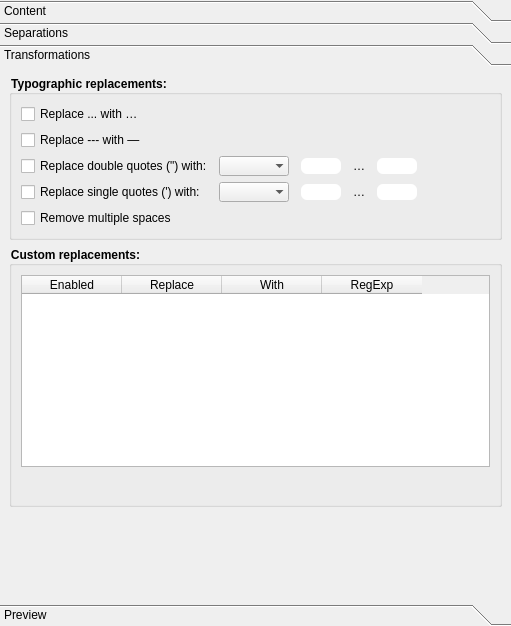
<?xml version="1.0" encoding="UTF-8"?>
<ui version="4.0">
 <class>exporterSettings</class>
 <widget class="QWidget" name="exporterSettings">
  <property name="geometry">
   <rect>
    <x>0</x>
    <y>0</y>
    <width>511</width>
    <height>626</height>
   </rect>
  </property>
  <property name="windowTitle">
   <string>Form</string>
  </property>
  <layout class="QVBoxLayout" name="verticalLayout_2">
   <property name="spacing">
    <number>10</number>
   </property>
   <property name="leftMargin">
    <number>0</number>
   </property>
   <property name="topMargin">
    <number>0</number>
   </property>
   <property name="rightMargin">
    <number>0</number>
   </property>
   <property name="bottomMargin">
    <number>0</number>
   </property>
   <item>
    <widget class="QToolBox" name="toolBox">
     <property name="currentIndex">
      <number>2</number>
     </property>
     <property name="tabSpacing">
      <number>0</number>
     </property>
     <widget class="QWidget" name="content">
      <property name="geometry">
       <rect>
        <x>0</x>
        <y>0</y>
        <width>349</width>
        <height>842</height>
       </rect>
      </property>
      <attribute name="label">
       <string>Content</string>
      </attribute>
      <layout class="QVBoxLayout" name="verticalLayout_5">
       <item>
        <widget class="QLabel" name="label">
         <property name="text">
          <string>Decide here what will be included in the final export.</string>
         </property>
        </widget>
       </item>
       <item>
        <widget class="QTableWidget" name="tblContent">
         <property name="sizePolicy">
          <sizepolicy hsizetype="Expanding" vsizetype="Fixed">
           <horstretch>0</horstretch>
           <verstretch>0</verstretch>
          </sizepolicy>
         </property>
         <property name="editTriggers">
          <set>QAbstractItemView::NoEditTriggers</set>
         </property>
         <property name="alternatingRowColors">
          <bool>true</bool>
         </property>
         <property name="selectionBehavior">
          <enum>QAbstractItemView::SelectRows</enum>
         </property>
         <attribute name="horizontalHeaderMinimumSectionSize">
          <number>75</number>
         </attribute>
         <attribute name="verticalHeaderVisible">
          <bool>false</bool>
         </attribute>
         <column>
          <property name="text">
           <string>Type</string>
          </property>
         </column>
         <column>
          <property name="text">
           <string>Title</string>
          </property>
         </column>
         <column>
          <property name="text">
           <string>Text</string>
          </property>
         </column>
        </widget>
       </item>
       <item>
        <layout class="QHBoxLayout" name="horizontalLayout_8">
         <item>
          <spacer name="horizontalSpacer_8">
           <property name="orientation">
            <enum>Qt::Horizontal</enum>
           </property>
           <property name="sizeHint" stdset="0">
            <size>
             <width>40</width>
             <height>20</height>
            </size>
           </property>
          </spacer>
         </item>
         <item>
          <widget class="QCheckBox" name="chkContentMore">
           <property name="text">
            <string>I need more granularity</string>
           </property>
          </widget>
         </item>
        </layout>
       </item>
       <item>
        <widget class="collapsibleGroupBox2" name="grpContentFilters">
         <property name="title">
          <string>Fi&amp;lters</string>
         </property>
         <property name="checkable">
          <bool>true</bool>
         </property>
         <layout class="QFormLayout" name="formLayout_2">
          <property name="rowWrapPolicy">
           <enum>QFormLayout::WrapLongRows</enum>
          </property>
          <property name="labelAlignment">
           <set>Qt::AlignLeading|Qt::AlignLeft|Qt::AlignVCenter</set>
          </property>
          <item row="0" column="0" colspan="2">
           <widget class="QLabel" name="label_2">
            <property name="text">
             <string>&lt;html&gt;&lt;head/&gt;&lt;body&gt;&lt;p&gt;Filters what items will be included in the final export.&lt;br/&gt;&lt;span style=&quot; color:#773333;&quot;&gt;(Not fully implemented yet.)&lt;/span&gt;&lt;/p&gt;&lt;/body&gt;&lt;/html&gt;</string>
            </property>
           </widget>
          </item>
          <item row="1" column="0" colspan="2">
           <widget class="QCheckBox" name="chkContentIgnoreCompile">
            <property name="text">
             <string>Ignore compile status (include all items)</string>
            </property>
           </widget>
          </item>
          <item row="2" column="0">
           <widget class="QCheckBox" name="chkContentParent">
            <property name="text">
             <string>Subitems of:</string>
            </property>
           </widget>
          </item>
          <item row="2" column="1">
           <widget class="QComboBox" name="cmbContentParent">
            <property name="frame">
             <bool>false</bool>
            </property>
           </widget>
          </item>
          <item row="3" column="0">
           <widget class="QCheckBox" name="chkContentLabels">
            <property name="text">
             <string>Labels</string>
            </property>
           </widget>
          </item>
          <item row="4" column="0">
           <widget class="QCheckBox" name="chkContentStatus">
            <property name="text">
             <string>Status</string>
            </property>
           </widget>
          </item>
          <item row="3" column="1">
           <widget class="QListWidget" name="lstContentLabels">
            <property name="sizePolicy">
             <sizepolicy hsizetype="Expanding" vsizetype="Preferred">
              <horstretch>0</horstretch>
              <verstretch>0</verstretch>
             </sizepolicy>
            </property>
           </widget>
          </item>
          <item row="4" column="1">
           <widget class="QListWidget" name="lstContentStatus">
            <property name="sizePolicy">
             <sizepolicy hsizetype="Expanding" vsizetype="Preferred">
              <horstretch>0</horstretch>
              <verstretch>0</verstretch>
             </sizepolicy>
            </property>
           </widget>
          </item>
         </layout>
        </widget>
       </item>
       <item>
        <spacer name="verticalSpacer_3">
         <property name="orientation">
          <enum>Qt::Vertical</enum>
         </property>
         <property name="sizeHint" stdset="0">
          <size>
           <width>20</width>
           <height>40</height>
          </size>
         </property>
        </spacer>
       </item>
      </layout>
     </widget>
     <widget class="QWidget" name="separations">
      <property name="geometry">
       <rect>
        <x>0</x>
        <y>0</y>
        <width>173</width>
        <height>336</height>
       </rect>
      </property>
      <attribute name="label">
       <string>Separations</string>
      </attribute>
      <layout class="QVBoxLayout" name="verticalLayout_8">
       <item>
        <widget class="QLabel" name="label_3">
         <property name="font">
          <font>
           <weight>75</weight>
           <bold>true</bold>
          </font>
         </property>
         <property name="text">
          <string>Between folders:</string>
         </property>
        </widget>
       </item>
       <item>
        <layout class="QHBoxLayout" name="horizontalLayout">
         <item>
          <spacer name="horizontalSpacer">
           <property name="orientation">
            <enum>Qt::Horizontal</enum>
           </property>
           <property name="sizeType">
            <enum>QSizePolicy::Preferred</enum>
           </property>
           <property name="sizeHint" stdset="0">
            <size>
             <width>20</width>
             <height>20</height>
            </size>
           </property>
          </spacer>
         </item>
         <item>
          <layout class="QVBoxLayout" name="verticalLayout">
           <item>
            <widget class="QPushButton" name="pushButton_4">
             <property name="enabled">
              <bool>true</bool>
             </property>
             <property name="minimumSize">
              <size>
               <width>16</width>
               <height>16</height>
              </size>
             </property>
             <property name="maximumSize">
              <size>
               <width>16</width>
               <height>16</height>
              </size>
             </property>
             <property name="text">
              <string/>
             </property>
             <property name="icon">
              <iconset theme="folder">
               <normaloff>.</normaloff>.</iconset>
             </property>
             <property name="flat">
              <bool>true</bool>
             </property>
            </widget>
           </item>
           <item>
            <widget class="Line" name="line">
             <property name="orientation">
              <enum>Qt::Horizontal</enum>
             </property>
            </widget>
           </item>
           <item>
            <widget class="QPushButton" name="pushButton">
             <property name="enabled">
              <bool>true</bool>
             </property>
             <property name="minimumSize">
              <size>
               <width>16</width>
               <height>16</height>
              </size>
             </property>
             <property name="maximumSize">
              <size>
               <width>16</width>
               <height>16</height>
              </size>
             </property>
             <property name="text">
              <string/>
             </property>
             <property name="icon">
              <iconset theme="folder">
               <normaloff>.</normaloff>.</iconset>
             </property>
             <property name="flat">
              <bool>true</bool>
             </property>
            </widget>
           </item>
          </layout>
         </item>
         <item>
          <widget class="QComboBox" name="cmbSepFF">
           <item>
            <property name="text">
             <string>Empty line</string>
            </property>
           </item>
           <item>
            <property name="text">
             <string>Custom</string>
            </property>
           </item>
          </widget>
         </item>
         <item>
          <widget class="QLineEdit" name="txtSepFF">
           <property name="enabled">
            <bool>false</bool>
           </property>
           <property name="text">
            <string notr="true">\n</string>
           </property>
          </widget>
         </item>
        </layout>
       </item>
       <item>
        <widget class="QLabel" name="label_4">
         <property name="font">
          <font>
           <weight>75</weight>
           <bold>true</bold>
          </font>
         </property>
         <property name="text">
          <string>Between texts:</string>
         </property>
        </widget>
       </item>
       <item>
        <layout class="QHBoxLayout" name="horizontalLayout_2">
         <item>
          <spacer name="horizontalSpacer_2">
           <property name="orientation">
            <enum>Qt::Horizontal</enum>
           </property>
           <property name="sizeType">
            <enum>QSizePolicy::Preferred</enum>
           </property>
           <property name="sizeHint" stdset="0">
            <size>
             <width>20</width>
             <height>20</height>
            </size>
           </property>
          </spacer>
         </item>
         <item>
          <layout class="QVBoxLayout" name="verticalLayout_3">
           <item>
            <widget class="QPushButton" name="pushButton_5">
             <property name="enabled">
              <bool>true</bool>
             </property>
             <property name="minimumSize">
              <size>
               <width>16</width>
               <height>16</height>
              </size>
             </property>
             <property name="maximumSize">
              <size>
               <width>16</width>
               <height>16</height>
              </size>
             </property>
             <property name="text">
              <string/>
             </property>
             <property name="icon">
              <iconset theme="text-x-generic">
               <normaloff>.</normaloff>.</iconset>
             </property>
             <property name="flat">
              <bool>true</bool>
             </property>
            </widget>
           </item>
           <item>
            <widget class="Line" name="line_2">
             <property name="orientation">
              <enum>Qt::Horizontal</enum>
             </property>
            </widget>
           </item>
           <item>
            <widget class="QPushButton" name="pushButton_6">
             <property name="enabled">
              <bool>true</bool>
             </property>
             <property name="minimumSize">
              <size>
               <width>16</width>
               <height>16</height>
              </size>
             </property>
             <property name="maximumSize">
              <size>
               <width>16</width>
               <height>16</height>
              </size>
             </property>
             <property name="text">
              <string/>
             </property>
             <property name="icon">
              <iconset theme="text-x-generic">
               <normaloff>.</normaloff>.</iconset>
             </property>
             <property name="flat">
              <bool>true</bool>
             </property>
            </widget>
           </item>
          </layout>
         </item>
         <item>
          <widget class="QComboBox" name="cmbSepTT">
           <item>
            <property name="text">
             <string>Empty line</string>
            </property>
           </item>
           <item>
            <property name="text">
             <string>Custom</string>
            </property>
           </item>
          </widget>
         </item>
         <item>
          <widget class="QLineEdit" name="txtSepTT">
           <property name="enabled">
            <bool>false</bool>
           </property>
           <property name="text">
            <string notr="true">\n</string>
           </property>
          </widget>
         </item>
        </layout>
       </item>
       <item>
        <widget class="QLabel" name="label_6">
         <property name="font">
          <font>
           <weight>75</weight>
           <bold>true</bold>
          </font>
         </property>
         <property name="text">
          <string>Between folder and text:</string>
         </property>
        </widget>
       </item>
       <item>
        <layout class="QHBoxLayout" name="horizontalLayout_3">
         <item>
          <spacer name="horizontalSpacer_3">
           <property name="orientation">
            <enum>Qt::Horizontal</enum>
           </property>
           <property name="sizeType">
            <enum>QSizePolicy::Preferred</enum>
           </property>
           <property name="sizeHint" stdset="0">
            <size>
             <width>20</width>
             <height>20</height>
            </size>
           </property>
          </spacer>
         </item>
         <item>
          <layout class="QVBoxLayout" name="verticalLayout_4">
           <item>
            <widget class="QPushButton" name="pushButton_7">
             <property name="enabled">
              <bool>true</bool>
             </property>
             <property name="minimumSize">
              <size>
               <width>16</width>
               <height>16</height>
              </size>
             </property>
             <property name="maximumSize">
              <size>
               <width>16</width>
               <height>16</height>
              </size>
             </property>
             <property name="text">
              <string/>
             </property>
             <property name="icon">
              <iconset theme="folder">
               <normaloff>.</normaloff>.</iconset>
             </property>
             <property name="flat">
              <bool>true</bool>
             </property>
            </widget>
           </item>
           <item>
            <widget class="Line" name="line_3">
             <property name="orientation">
              <enum>Qt::Horizontal</enum>
             </property>
            </widget>
           </item>
           <item>
            <widget class="QPushButton" name="pushButton_8">
             <property name="enabled">
              <bool>true</bool>
             </property>
             <property name="minimumSize">
              <size>
               <width>16</width>
               <height>16</height>
              </size>
             </property>
             <property name="maximumSize">
              <size>
               <width>16</width>
               <height>16</height>
              </size>
             </property>
             <property name="text">
              <string/>
             </property>
             <property name="icon">
              <iconset theme="text-x-generic">
               <normaloff>.</normaloff>.</iconset>
             </property>
             <property name="flat">
              <bool>true</bool>
             </property>
            </widget>
           </item>
          </layout>
         </item>
         <item>
          <widget class="QComboBox" name="cmbSepFT">
           <item>
            <property name="text">
             <string>Empty line</string>
            </property>
           </item>
           <item>
            <property name="text">
             <string>Custom</string>
            </property>
           </item>
          </widget>
         </item>
         <item>
          <widget class="QLineEdit" name="txtSepFT">
           <property name="enabled">
            <bool>false</bool>
           </property>
           <property name="text">
            <string notr="true">\n</string>
           </property>
          </widget>
         </item>
        </layout>
       </item>
       <item>
        <widget class="QLabel" name="label_5">
         <property name="font">
          <font>
           <weight>75</weight>
           <bold>true</bold>
          </font>
         </property>
         <property name="text">
          <string>Between text and folder:</string>
         </property>
        </widget>
       </item>
       <item>
        <layout class="QHBoxLayout" name="horizontalLayout_4">
         <item>
          <spacer name="horizontalSpacer_4">
           <property name="orientation">
            <enum>Qt::Horizontal</enum>
           </property>
           <property name="sizeType">
            <enum>QSizePolicy::Preferred</enum>
           </property>
           <property name="sizeHint" stdset="0">
            <size>
             <width>20</width>
             <height>20</height>
            </size>
           </property>
          </spacer>
         </item>
         <item>
          <layout class="QVBoxLayout" name="verticalLayout_7">
           <item>
            <widget class="QPushButton" name="pushButton_9">
             <property name="enabled">
              <bool>true</bool>
             </property>
             <property name="minimumSize">
              <size>
               <width>16</width>
               <height>16</height>
              </size>
             </property>
             <property name="maximumSize">
              <size>
               <width>16</width>
               <height>16</height>
              </size>
             </property>
             <property name="text">
              <string/>
             </property>
             <property name="icon">
              <iconset theme="text-x-generic">
               <normaloff>.</normaloff>.</iconset>
             </property>
             <property name="flat">
              <bool>true</bool>
             </property>
            </widget>
           </item>
           <item>
            <widget class="Line" name="line_4">
             <property name="orientation">
              <enum>Qt::Horizontal</enum>
             </property>
            </widget>
           </item>
           <item>
            <widget class="QPushButton" name="pushButton_10">
             <property name="enabled">
              <bool>true</bool>
             </property>
             <property name="minimumSize">
              <size>
               <width>16</width>
               <height>16</height>
              </size>
             </property>
             <property name="maximumSize">
              <size>
               <width>16</width>
               <height>16</height>
              </size>
             </property>
             <property name="text">
              <string/>
             </property>
             <property name="icon">
              <iconset theme="folder">
               <normaloff>.</normaloff>.</iconset>
             </property>
             <property name="flat">
              <bool>true</bool>
             </property>
            </widget>
           </item>
          </layout>
         </item>
         <item>
          <widget class="QComboBox" name="cmbSepTF">
           <item>
            <property name="text">
             <string>Empty line</string>
            </property>
           </item>
           <item>
            <property name="text">
             <string>Custom</string>
            </property>
           </item>
          </widget>
         </item>
         <item>
          <widget class="QLineEdit" name="txtSepTF">
           <property name="enabled">
            <bool>false</bool>
           </property>
           <property name="text">
            <string notr="true">\n</string>
           </property>
          </widget>
         </item>
        </layout>
       </item>
       <item>
        <spacer name="verticalSpacer">
         <property name="orientation">
          <enum>Qt::Vertical</enum>
         </property>
         <property name="sizeHint" stdset="0">
          <size>
           <width>20</width>
           <height>40</height>
          </size>
         </property>
        </spacer>
       </item>
      </layout>
     </widget>
     <widget class="QWidget" name="transformations">
      <property name="geometry">
       <rect>
        <x>0</x>
        <y>0</y>
        <width>511</width>
        <height>522</height>
       </rect>
      </property>
      <property name="styleSheet">
       <string notr="true">QGroupBox{font-weight:bold;}</string>
      </property>
      <attribute name="label">
       <string>Transformations</string>
      </attribute>
      <layout class="QVBoxLayout" name="verticalLayout_6">
       <item>
        <widget class="collapsibleGroupBox2" name="grpTransTypo">
         <property name="styleSheet">
          <string notr="true"/>
         </property>
         <property name="title">
          <string>Typographic replacements:</string>
         </property>
         <layout class="QFormLayout" name="formLayout">
          <property name="fieldGrowthPolicy">
           <enum>QFormLayout::FieldsStayAtSizeHint</enum>
          </property>
          <property name="rowWrapPolicy">
           <enum>QFormLayout::WrapLongRows</enum>
          </property>
          <property name="labelAlignment">
           <set>Qt::AlignLeading|Qt::AlignLeft|Qt::AlignVCenter</set>
          </property>
          <item row="0" column="0">
           <widget class="QCheckBox" name="chkTransEllipse">
            <property name="text">
             <string>Replace ... with …</string>
            </property>
           </widget>
          </item>
          <item row="1" column="0">
           <widget class="QCheckBox" name="chkTransDash">
            <property name="text">
             <string>Replace --- with —</string>
            </property>
           </widget>
          </item>
          <item row="2" column="0">
           <widget class="QCheckBox" name="chkTransDoubleQuotes">
            <property name="text">
             <string>Replace double quotes (&quot;) with:</string>
            </property>
           </widget>
          </item>
          <item row="2" column="1">
           <layout class="QHBoxLayout" name="horizontalLayout_5">
            <property name="spacing">
             <number>12</number>
            </property>
            <item>
             <widget class="QComboBox" name="cmbTransDoubleQuotes">
              <property name="frame">
               <bool>false</bool>
              </property>
             </widget>
            </item>
            <item>
             <widget class="QLineEdit" name="txtTransDoubleQuotesA">
              <property name="sizePolicy">
               <sizepolicy hsizetype="Fixed" vsizetype="Fixed">
                <horstretch>0</horstretch>
                <verstretch>0</verstretch>
               </sizepolicy>
              </property>
              <property name="minimumSize">
               <size>
                <width>40</width>
                <height>0</height>
               </size>
              </property>
              <property name="maximumSize">
               <size>
                <width>40</width>
                <height>16777215</height>
               </size>
              </property>
              <property name="styleSheet">
               <string notr="true">border-radius: 6px;</string>
              </property>
              <property name="text">
               <string notr="true"/>
              </property>
              <property name="frame">
               <bool>false</bool>
              </property>
              <property name="alignment">
               <set>Qt::AlignCenter</set>
              </property>
             </widget>
            </item>
            <item>
             <widget class="QLabel" name="lblTransDoubleQuotes">
              <property name="text">
               <string notr="true">…</string>
              </property>
             </widget>
            </item>
            <item>
             <widget class="QLineEdit" name="txtTransDoubleQuotesB">
              <property name="sizePolicy">
               <sizepolicy hsizetype="Fixed" vsizetype="Fixed">
                <horstretch>0</horstretch>
                <verstretch>0</verstretch>
               </sizepolicy>
              </property>
              <property name="minimumSize">
               <size>
                <width>40</width>
                <height>0</height>
               </size>
              </property>
              <property name="maximumSize">
               <size>
                <width>40</width>
                <height>16777215</height>
               </size>
              </property>
              <property name="styleSheet">
               <string notr="true">border-radius: 6px;</string>
              </property>
              <property name="text">
               <string notr="true"/>
              </property>
              <property name="frame">
               <bool>false</bool>
              </property>
              <property name="alignment">
               <set>Qt::AlignCenter</set>
              </property>
             </widget>
            </item>
            <item>
             <spacer name="horizontalSpacer_5">
              <property name="orientation">
               <enum>Qt::Horizontal</enum>
              </property>
              <property name="sizeHint" stdset="0">
               <size>
                <width>40</width>
                <height>20</height>
               </size>
              </property>
             </spacer>
            </item>
           </layout>
          </item>
          <item row="3" column="0">
           <widget class="QCheckBox" name="chkTransSingleQuote">
            <property name="text">
             <string>Replace single quotes (') with:</string>
            </property>
           </widget>
          </item>
          <item row="3" column="1">
           <layout class="QHBoxLayout" name="horizontalLayout_6">
            <property name="spacing">
             <number>12</number>
            </property>
            <item>
             <widget class="QComboBox" name="cmbTransSingleQuote">
              <property name="frame">
               <bool>false</bool>
              </property>
             </widget>
            </item>
            <item>
             <widget class="QLineEdit" name="txtTransSingleQuoteA">
              <property name="sizePolicy">
               <sizepolicy hsizetype="Fixed" vsizetype="Fixed">
                <horstretch>0</horstretch>
                <verstretch>0</verstretch>
               </sizepolicy>
              </property>
              <property name="minimumSize">
               <size>
                <width>40</width>
                <height>0</height>
               </size>
              </property>
              <property name="maximumSize">
               <size>
                <width>40</width>
                <height>16777215</height>
               </size>
              </property>
              <property name="styleSheet">
               <string notr="true">border-radius: 6px;</string>
              </property>
              <property name="text">
               <string notr="true"/>
              </property>
              <property name="frame">
               <bool>false</bool>
              </property>
              <property name="alignment">
               <set>Qt::AlignCenter</set>
              </property>
             </widget>
            </item>
            <item>
             <widget class="QLabel" name="lblTransSingleQuote">
              <property name="text">
               <string notr="true">…</string>
              </property>
             </widget>
            </item>
            <item>
             <widget class="QLineEdit" name="txtTransSingleQuoteB">
              <property name="sizePolicy">
               <sizepolicy hsizetype="Fixed" vsizetype="Fixed">
                <horstretch>0</horstretch>
                <verstretch>0</verstretch>
               </sizepolicy>
              </property>
              <property name="minimumSize">
               <size>
                <width>40</width>
                <height>0</height>
               </size>
              </property>
              <property name="maximumSize">
               <size>
                <width>40</width>
                <height>16777215</height>
               </size>
              </property>
              <property name="styleSheet">
               <string notr="true">border-radius: 6px;</string>
              </property>
              <property name="text">
               <string notr="true"/>
              </property>
              <property name="frame">
               <bool>false</bool>
              </property>
              <property name="alignment">
               <set>Qt::AlignCenter</set>
              </property>
             </widget>
            </item>
            <item>
             <spacer name="horizontalSpacer_6">
              <property name="orientation">
               <enum>Qt::Horizontal</enum>
              </property>
              <property name="sizeHint" stdset="0">
               <size>
                <width>40</width>
                <height>20</height>
               </size>
              </property>
             </spacer>
            </item>
           </layout>
          </item>
          <item row="4" column="0">
           <widget class="QCheckBox" name="chkTransSpaces">
            <property name="text">
             <string>Remove multiple spaces</string>
            </property>
           </widget>
          </item>
         </layout>
        </widget>
       </item>
       <item>
        <widget class="collapsibleGroupBox2" name="grpTransCustom">
         <property name="title">
          <string>Custom replacements:</string>
         </property>
         <layout class="QVBoxLayout" name="verticalLayout_9">
          <item>
           <widget class="QTableWidget" name="tblReplacements">
            <property name="sizePolicy">
             <sizepolicy hsizetype="Expanding" vsizetype="Preferred">
              <horstretch>0</horstretch>
              <verstretch>0</verstretch>
             </sizepolicy>
            </property>
            <property name="alternatingRowColors">
             <bool>true</bool>
            </property>
            <property name="selectionBehavior">
             <enum>QAbstractItemView::SelectRows</enum>
            </property>
            <column>
             <property name="text">
              <string>Enabled</string>
             </property>
            </column>
            <column>
             <property name="text">
              <string>Replace</string>
             </property>
            </column>
            <column>
             <property name="text">
              <string>With</string>
             </property>
            </column>
            <column>
             <property name="text">
              <string>RegExp</string>
             </property>
             <property name="whatsThis">
              <string>If checked, uses regular expression for replacement. If unchecked, replaced as plain text.</string>
             </property>
            </column>
           </widget>
          </item>
          <item>
           <layout class="QHBoxLayout" name="horizontalLayout_7">
            <property name="spacing">
             <number>0</number>
            </property>
            <item>
             <spacer name="horizontalSpacer_7">
              <property name="orientation">
               <enum>Qt::Horizontal</enum>
              </property>
              <property name="sizeHint" stdset="0">
               <size>
                <width>40</width>
                <height>20</height>
               </size>
              </property>
             </spacer>
            </item>
            <item>
             <widget class="QPushButton" name="btnTransAdd">
              <property name="text">
               <string/>
              </property>
              <property name="icon">
               <iconset theme="list-add">
                <normaloff>.</normaloff>.</iconset>
              </property>
              <property name="flat">
               <bool>true</bool>
              </property>
             </widget>
            </item>
            <item>
             <widget class="QPushButton" name="btnTransRemove">
              <property name="text">
               <string/>
              </property>
              <property name="icon">
               <iconset theme="list-remove">
                <normaloff>.</normaloff>.</iconset>
              </property>
              <property name="flat">
               <bool>true</bool>
              </property>
             </widget>
            </item>
           </layout>
          </item>
         </layout>
        </widget>
       </item>
       <item>
        <spacer name="verticalSpacer_2">
         <property name="orientation">
          <enum>Qt::Vertical</enum>
         </property>
         <property name="sizeHint" stdset="0">
          <size>
           <width>20</width>
           <height>40</height>
          </size>
         </property>
        </spacer>
       </item>
      </layout>
     </widget>
     <widget class="QWidget" name="preview">
      <property name="geometry">
       <rect>
        <x>0</x>
        <y>0</y>
        <width>369</width>
        <height>130</height>
       </rect>
      </property>
      <property name="styleSheet">
       <string notr="true">QGroupBox{font-weight:bold;}</string>
      </property>
      <attribute name="label">
       <string>Preview</string>
      </attribute>
      <layout class="QVBoxLayout" name="verticalLayout_11">
       <item>
        <widget class="QGroupBox" name="groupBox">
         <property name="title">
          <string>Font</string>
         </property>
         <layout class="QFormLayout" name="formLayout_3">
          <item row="0" column="0">
           <widget class="QLabel" name="label_7">
            <property name="text">
             <string>Font:</string>
            </property>
           </widget>
          </item>
          <item row="0" column="1">
           <widget class="QFontComboBox" name="cmbPreviewFont"/>
          </item>
          <item row="1" column="0">
           <widget class="QLabel" name="label_8">
            <property name="text">
             <string>Font size:</string>
            </property>
           </widget>
          </item>
          <item row="1" column="1">
           <widget class="QSpinBox" name="spnPreviewSize"/>
          </item>
         </layout>
        </widget>
       </item>
       <item>
        <spacer name="verticalSpacer_4">
         <property name="orientation">
          <enum>Qt::Vertical</enum>
         </property>
         <property name="sizeHint" stdset="0">
          <size>
           <width>20</width>
           <height>40</height>
          </size>
         </property>
        </spacer>
       </item>
      </layout>
     </widget>
    </widget>
   </item>
  </layout>
 </widget>
 <customwidgets>
  <customwidget>
   <class>collapsibleGroupBox2</class>
   <extends>QGroupBox</extends>
   <header>manuskript.ui.collapsibleGroupBox2.h</header>
   <container>1</container>
  </customwidget>
 </customwidgets>
 <resources/>
 <connections/>
</ui>
